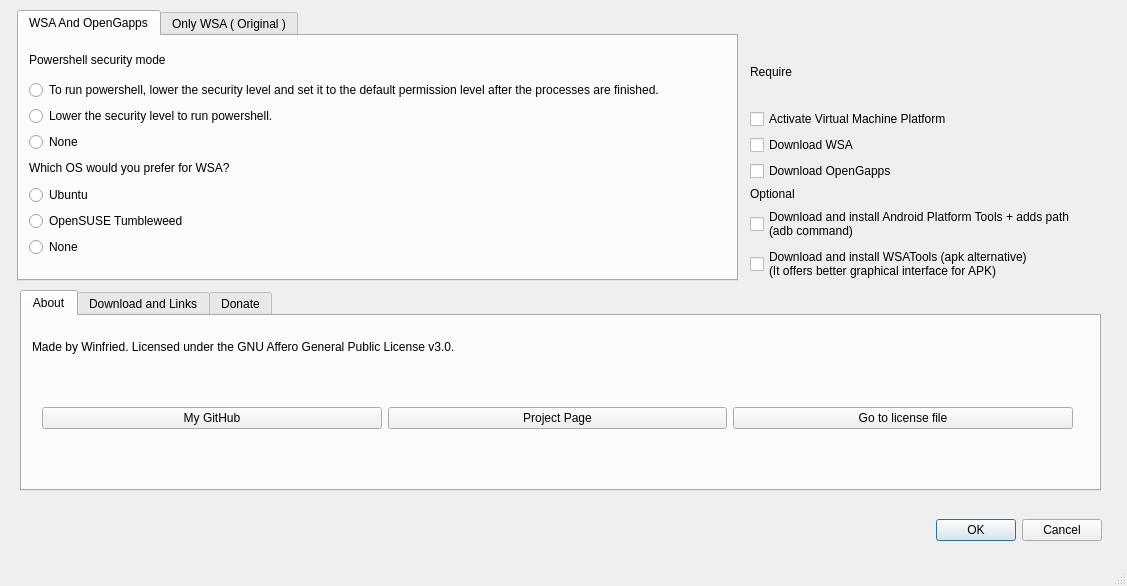
<?xml version="1.0" encoding="UTF-8"?>
<ui version="4.0">
 <class>MainWindow</class>
 <widget class="QMainWindow" name="MainWindow">
  <property name="geometry">
   <rect>
    <x>0</x>
    <y>0</y>
    <width>1127</width>
    <height>586</height>
   </rect>
  </property>
  <property name="windowTitle">
   <string>WSA Installed GUI[BETA]</string>
  </property>
  <property name="windowIcon">
   <iconset resource="image.qrc">
    <normaloff>:/images/52379312.png</normaloff>:/images/52379312.png</iconset>
  </property>
  <widget class="QWidget" name="centralwidget">
   <widget class="QWidget" name="horizontalLayoutWidget">
    <property name="geometry">
     <rect>
      <x>21</x>
      <y>510</y>
      <width>1081</width>
      <height>41</height>
     </rect>
    </property>
    <layout class="QHBoxLayout" name="horizontalLayout">
     <item>
      <widget class="QDialogButtonBox" name="buttonBox">
       <property name="standardButtons">
        <set>QDialogButtonBox::Cancel|QDialogButtonBox::Ok</set>
       </property>
      </widget>
     </item>
    </layout>
   </widget>
   <widget class="QTabWidget" name="tabWidget">
    <property name="enabled">
     <bool>true</bool>
    </property>
    <property name="geometry">
     <rect>
      <x>20</x>
      <y>290</y>
      <width>1081</width>
      <height>201</height>
     </rect>
    </property>
    <property name="currentIndex">
     <number>0</number>
    </property>
    <property name="usesScrollButtons">
     <bool>true</bool>
    </property>
    <widget class="QWidget" name="tab_2">
     <attribute name="title">
      <string>About</string>
     </attribute>
     <widget class="QLabel" name="label_5">
      <property name="enabled">
       <bool>true</bool>
      </property>
      <property name="geometry">
       <rect>
        <x>10</x>
        <y>10</y>
        <width>911</width>
        <height>41</height>
       </rect>
      </property>
      <property name="text">
       <string>Made by Winfried. Licensed under the GNU Affero General Public License v3.0.</string>
      </property>
     </widget>
     <widget class="QWidget" name="gridLayoutWidget_2">
      <property name="geometry">
       <rect>
        <x>20</x>
        <y>60</y>
        <width>1031</width>
        <height>85</height>
       </rect>
      </property>
      <layout class="QGridLayout" name="gridLayout">
       <item row="0" column="1">
        <widget class="QPushButton" name="projectpage">
         <property name="text">
          <string>Project Page</string>
         </property>
        </widget>
       </item>
       <item row="0" column="2">
        <widget class="QPushButton" name="licencefilego">
         <property name="text">
          <string>Go to license file</string>
         </property>
        </widget>
       </item>
       <item row="0" column="0">
        <widget class="QPushButton" name="mygithub">
         <property name="text">
          <string>My GitHub</string>
         </property>
        </widget>
       </item>
      </layout>
     </widget>
    </widget>
    <widget class="QWidget" name="tab">
     <property name="enabled">
      <bool>true</bool>
     </property>
     <attribute name="title">
      <string>Download and Links</string>
     </attribute>
     <widget class="QWidget" name="gridLayoutWidget">
      <property name="geometry">
       <rect>
        <x>0</x>
        <y>0</y>
        <width>1071</width>
        <height>161</height>
       </rect>
      </property>
      <layout class="QGridLayout" name="gridLayout_2">
       <item row="1" column="1">
        <widget class="QPushButton" name="mswsl">
         <property name="text">
          <string>MS Store for WSL</string>
         </property>
        </widget>
       </item>
       <item row="2" column="2">
        <widget class="QPushButton" name="msopensusetw">
         <property name="text">
          <string>MS Store for OpenSUSE Tumbleweed</string>
         </property>
        </widget>
       </item>
       <item row="1" column="2">
        <widget class="QPushButton" name="msdownloadpw">
         <property name="text">
          <string>MS Store for Powershell 7+</string>
         </property>
        </widget>
       </item>
       <item row="2" column="1">
        <widget class="QPushButton" name="msubuntu">
         <property name="text">
          <string>MS Store for Ubuntu</string>
         </property>
        </widget>
       </item>
      </layout>
     </widget>
    </widget>
    <widget class="QWidget" name="tab_3">
     <property name="enabled">
      <bool>true</bool>
     </property>
     <attribute name="title">
      <string>Donate</string>
     </attribute>
     <widget class="QWidget" name="gridLayoutWidget_3">
      <property name="geometry">
       <rect>
        <x>20</x>
        <y>40</y>
        <width>1041</width>
        <height>123</height>
       </rect>
      </property>
      <layout class="QGridLayout" name="gridLayout_3">
       <item row="0" column="0">
        <widget class="QLabel" name="label_6">
         <property name="text">
          <string>While doing this job, I did it on a voluntary basis. If you still want to throw it away, you can donate it via Brave browser.</string>
         </property>
        </widget>
       </item>
       <item row="1" column="0">
        <widget class="QPushButton" name="donatebutton">
         <property name="enabled">
          <bool>false</bool>
         </property>
         <property name="text">
          <string>Donate</string>
         </property>
        </widget>
       </item>
       <item row="2" column="0">
        <widget class="QPushButton" name="mygithub_2">
         <property name="text">
          <string>My GitHub</string>
         </property>
        </widget>
       </item>
      </layout>
     </widget>
    </widget>
   </widget>
   <widget class="QTabWidget" name="tabWidget_2">
    <property name="geometry">
     <rect>
      <x>17</x>
      <y>10</y>
      <width>721</width>
      <height>271</height>
     </rect>
    </property>
    <property name="currentIndex">
     <number>0</number>
    </property>
    <widget class="QWidget" name="tab_4">
     <attribute name="title">
      <string>WSA And OpenGapps</string>
     </attribute>
     <widget class="QWidget" name="verticalLayoutWidget_4">
      <property name="geometry">
       <rect>
        <x>10</x>
        <y>10</y>
        <width>699</width>
        <height>106</height>
       </rect>
      </property>
      <layout class="QVBoxLayout" name="verticalLayout_5">
       <item>
        <widget class="QLabel" name="label_4">
         <property name="text">
          <string>Powershell security mode</string>
         </property>
        </widget>
       </item>
       <item>
        <widget class="QRadioButton" name="powershelllowanddefault">
         <property name="enabled">
          <bool>true</bool>
         </property>
         <property name="text">
          <string>To run powershell, lower the security level and set it to the default permission level after the processes are finished.</string>
         </property>
        </widget>
       </item>
       <item>
        <widget class="QRadioButton" name="powershelllow">
         <property name="text">
          <string>Lower the security level to run powershell.</string>
         </property>
        </widget>
       </item>
       <item>
        <widget class="QRadioButton" name="nops">
         <property name="text">
          <string>None</string>
         </property>
        </widget>
       </item>
      </layout>
     </widget>
     <widget class="QWidget" name="verticalLayoutWidget_3">
      <property name="geometry">
       <rect>
        <x>10</x>
        <y>120</y>
        <width>701</width>
        <height>101</height>
       </rect>
      </property>
      <layout class="QVBoxLayout" name="verticalLayout_4">
       <item>
        <widget class="QLabel" name="label_3">
         <property name="text">
          <string>Which OS would you prefer for WSA?</string>
         </property>
        </widget>
       </item>
       <item>
        <widget class="QRadioButton" name="ubuntu">
         <property name="text">
          <string>Ubuntu</string>
         </property>
        </widget>
       </item>
       <item>
        <widget class="QRadioButton" name="opensuse">
         <property name="text">
          <string>OpenSUSE Tumbleweed</string>
         </property>
        </widget>
       </item>
       <item>
        <widget class="QRadioButton" name="nowsa">
         <property name="text">
          <string>None</string>
         </property>
        </widget>
       </item>
      </layout>
     </widget>
    </widget>
    <widget class="QWidget" name="tab_5">
     <attribute name="title">
      <string>Only WSA ( Original )</string>
     </attribute>
     <widget class="QWidget" name="gridLayoutWidget_5">
      <property name="geometry">
       <rect>
        <x>10</x>
        <y>10</y>
        <width>691</width>
        <height>221</height>
       </rect>
      </property>
      <layout class="QGridLayout" name="gridLayout_5">
       <item row="4" column="0">
        <widget class="QLabel" name="label_9">
         <property name="text">
          <string>Download and installation processes do not change the current conditions. For your information</string>
         </property>
        </widget>
       </item>
       <item row="0" column="0">
        <layout class="QVBoxLayout" name="verticalLayout">
         <item>
          <widget class="QLabel" name="label_7">
           <property name="text">
            <string>Which OS would you prefer for WSA?</string>
           </property>
          </widget>
         </item>
         <item>
          <widget class="QRadioButton" name="onlywsaubuntu">
           <property name="text">
            <string>Ubuntu</string>
           </property>
          </widget>
         </item>
         <item>
          <widget class="QRadioButton" name="onlywsaopensusetw">
           <property name="text">
            <string>OpenSUSE Tumbleweed</string>
           </property>
          </widget>
         </item>
         <item>
          <widget class="QRadioButton" name="onlywsanone">
           <property name="enabled">
            <bool>false</bool>
           </property>
           <property name="text">
            <string>None</string>
           </property>
          </widget>
         </item>
        </layout>
       </item>
       <item row="3" column="0">
        <widget class="QLabel" name="label_8">
         <property name="font">
          <font>
           <weight>75</weight>
           <bold>true</bold>
          </font>
         </property>
         <property name="text">
          <string>WARNING</string>
         </property>
        </widget>
       </item>
      </layout>
     </widget>
    </widget>
   </widget>
   <widget class="QWidget" name="verticalLayoutWidget">
    <property name="geometry">
     <rect>
      <x>750</x>
      <y>40</y>
      <width>358</width>
      <height>241</height>
     </rect>
    </property>
    <layout class="QVBoxLayout" name="verticalLayout_2">
     <item>
      <widget class="QLabel" name="label">
       <property name="text">
        <string>Require</string>
       </property>
      </widget>
     </item>
     <item>
      <widget class="QCheckBox" name="vmp">
       <property name="text">
        <string>Activate Virtual Machine Platform</string>
       </property>
      </widget>
     </item>
     <item>
      <widget class="QCheckBox" name="downloadwsa">
       <property name="enabled">
        <bool>true</bool>
       </property>
       <property name="text">
        <string>Download WSA</string>
       </property>
      </widget>
     </item>
     <item>
      <widget class="QCheckBox" name="downloadgapps">
       <property name="enabled">
        <bool>true</bool>
       </property>
       <property name="text">
        <string>Download OpenGapps</string>
       </property>
      </widget>
     </item>
     <item>
      <layout class="QVBoxLayout" name="verticalLayout_3">
       <item>
        <widget class="QLabel" name="label_2">
         <property name="text">
          <string>Optional</string>
         </property>
        </widget>
       </item>
       <item>
        <widget class="QCheckBox" name="adb">
         <property name="text">
          <string>Download and install Android Platform Tools + adds path 
(adb command)</string>
         </property>
        </widget>
       </item>
       <item>
        <widget class="QCheckBox" name="wsatools">
         <property name="text">
          <string>Download and install WSATools (apk alternative) 
(It offers better graphical interface for APK)</string>
         </property>
        </widget>
       </item>
      </layout>
     </item>
    </layout>
   </widget>
  </widget>
  <widget class="QStatusBar" name="statusBar"/>
 </widget>
 <resources>
  <include location="image.qrc"/>
 </resources>
 <connections/>
</ui>
